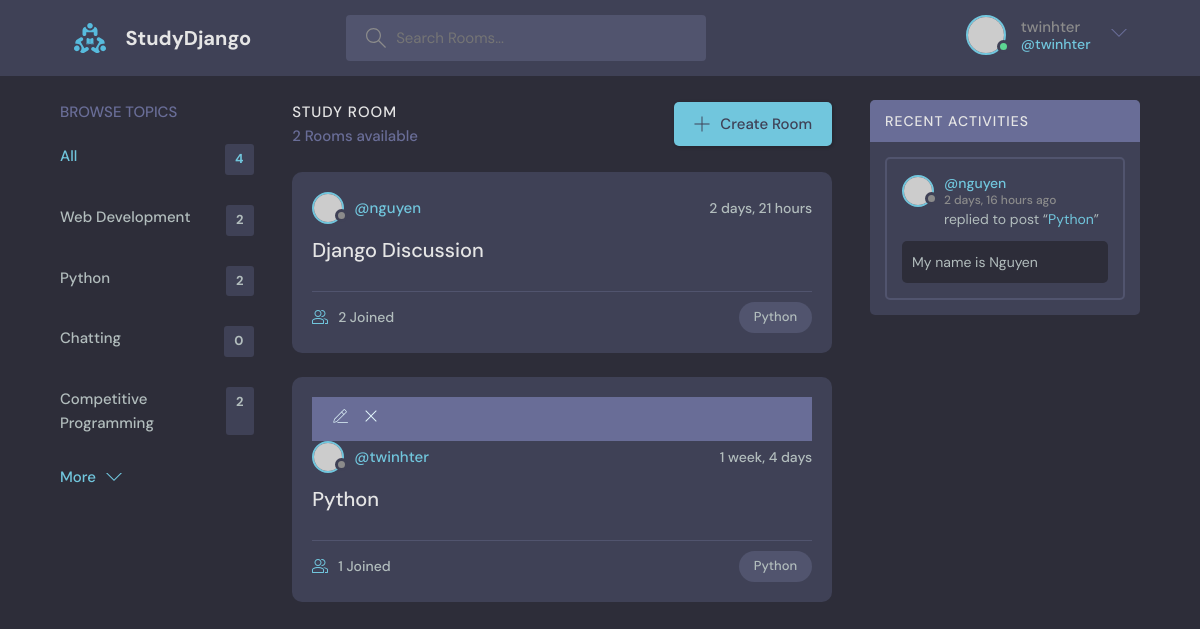
The app's page /?q=Python (signed in) with its own data.
### base/models.py (models this page shows, shortened)
class Topic(models.Model):
    name = models.CharField(max_length = 200)
    def __str__(self) -> str:
        return self.name

class Room(models.Model):
    host = models.ForeignKey(User, on_delete=models.SET_NULL, null=True)
    topic = models.ForeignKey(Topic, on_delete=models.SET_NULL, null=True) # add one (topic) to many (Room) relationship
    name = models.CharField(max_length = 200)
    description = models.TextField(null = True, blank=True)
    participants = models.ManyToManyField(User, related_name='participants', blank=True) # Many to many relationship
    update = models.DateTimeField(auto_now = True)
    created = models.DateTimeField(auto_now_add = True)
    class Meta:
        ordering = ['-update', '-created']

class Message(models.Model):
    user = models.ForeignKey(User, on_delete=models.CASCADE) # Set one (user) to many (message) relationship
    room = models.ForeignKey(Room, on_delete=models.CASCADE) # Set one (room) to many (message) relationship
    body = models.TextField()
    update = models.DateTimeField(auto_now = True)
    created = models.DateTimeField(auto_now_add = True)
    class Meta:
        ordering = ['-update', '-created']
    def __str__(self) -> str:
        return self.body[0:20]

### base/views.py (the view)
# urls.py: path('', views.home, name = 'home'),
def home(request):
    q = request.GET.get('q') if request.GET.get('q') != None else ''
    rooms = Room.objects.filter(
        Q(topic__name__istartswith = q) |
        Q(name__contains = q) |
        Q(host__username__istartswith = q)
    ) # For search
    room_count = rooms.count()
    topics = Topic.objects.all()
    room_messages = Message.objects.filter(
        Q(room__topic__name__icontains = q)
    )
    context = {'rooms':rooms, 'topics': topics, 'room_count': room_count, 'room_messages': room_messages}
    return render(request, 'base/home.html', context)

### base/templates/base/home.html (shortened to what this page needs)
{% extends 'main.html' %}
{% block content %}
<main class="layout layout--3">
    <div class="container">
    {% include 'base/topic_component.html' %}
    <div class="roomList">
        <div class="roomList__header">
        <div>
            <h2>Study Room</h2>
            <p>{{room_count}} Rooms available</p>
        </div>
        <a class="btn btn--main" href="{% url 'createRoom' %}">
            <svg version="1.1" xmlns="http://www.w3.org/2000/svg" width="32" height="32" viewBox="0 0 32 32">
            <title>add</title>
            <path
                d="M16.943 0.943h-1.885v14.115h-14.115v1.885h14.115v14.115h1.885v-14.115h14.115v-1.885h-14.115v-14.115z"
            ></path>
            </svg>
            Create Room
        </a>
        </div>
        {% include 'base/feed_component.html' %}
    </div>
    {% include 'base/activity_component.html' %}
    </div>
</main>
{% endblock %}

### templates/navbar.html (shortened to what this page needs)
{% load static %}
<header class="header header--loggedIn">
    <div class="container">
      <a href="{% url 'home' %}" class="header__logo">
        <img src="{% static 'images/logo.svg' %}" />
        <h1>StudyDjango</h1>
      </a>
      <form class="header__search" method="GET" action="{% url 'home' %}">
        <label>
          <input type="text" placeholder="Search Rooms..." name="q">
        </label>
      </form>
      <nav class="header__menu">
        {% if request.user.is_authenticated %}
        <div class="header__user">
          <a href="{% url 'profile' request.user.id %}">
            <div class="avatar avatar--medium active">
              <img src="https://randomuser.me/api/portraits/men/37.jpg" />
            </div>
            <p>{{request.user}}<span>@{{request.user}}</span></p>
          </a>
          <button class="dropdown-button">
            <svg version="1.1" xmlns="http://www.w3.org/2000/svg" width="32" height="32" viewBox="0 0 32 32">
              <title>chevron-down</title>
              <path d="M16 21l-13-13h-3l16 16 16-16h-3l-13 13z"></path>
            </svg>
          </button>
        </div>
        {% else %}
        <a href="{% url 'login' %}">
          <img src="{% static 'images/avatar.svg' %}" />
          <p>Login</p>
        </a>
        {% endif %}
      </nav>
    </div>
  </header>

### base/templates/base/topic_component.html
<div class="topics">
    <div class="topics__header">
    <h2>Browse Topics</h2>
    </div>
    <ul class="topics__list">
    <li>
        <a href="{% url 'home' %}" class="active">All <span>{{topics.count}}</span></a>
    </li>
    {% for topic in topics %}
    <li>
        <a href="{% url 'home' %}?q={{topic.name}}">{{topic.name}} <span>{{topic.room_set.all.count}}</span></a>
    </li>
    {% endfor %}
    </ul>
    <a class="btn btn--link" href="topics.html">
    More
    <svg version="1.1" xmlns="http://www.w3.org/2000/svg" width="32" height="32" viewBox="0 0 32 32">
        <title>chevron-down</title>
        <path d="M16 21l-13-13h-3l16 16 16-16h-3l-13 13z"></path>
    </svg>
    </a>
</div>

### base/templates/base/feed_component.html (shortened to what this page needs)
{% for room in rooms %}
<div class="roomListRoom">
    {% if request.user == room.host %}
    <div class="room__top">
        <div class="room__topRight">
          <a href="{% url 'updateRoom' room.id %}">
          </a>
          <a href="{% url 'deleteRoom' room.id %}">
            <svg version="1.1" xmlns="http://www.w3.org/2000/svg" width="32" height="32" viewBox="0 0 32 32">
              <title>remove</title>
              <path
                d="M27.314 6.019l-1.333-1.333-9.98 9.981-9.981-9.981-1.333 1.333 9.981 9.981-9.981 9.98 1.333 1.333 9.981-9.98 9.98 9.98 1.333-1.333-9.98-9.98 9.98-9.981z"
              ></path>
            </svg>
          </a>
        </div>
    </div>
    {% endif %}
    <div class="roomListRoom__header">
        <a href="{% url 'profile' room.host.id %}" class="roomListRoom__author">
        <div class="avatar avatar--small">
            <img src="https://randomuser.me/api/portraits/women/11.jpg" />
        </div>
        <span>@{{room.host.username}}</span>
        </a>
        <div class="roomListRoom__actions">
        <span>{{room.created|timesince}}</span>
        </div>
    </div>
    <div class="roomListRoom__content">
        <a href="{% url 'room' room.id %}">{{room.name}}</a>
    </div>
    <div class="roomListRoom__meta">
        <a href="{% url 'room' room.id %}" class="roomListRoom__joined">
        {{room.participants.all.count}} Joined
        </a>
        <p class="roomListRoom__topic">{{room.topic}}</p>
    </div>
</div>
{% endfor %}

### base/templates/base/activity_component.html (shortened to what this page needs)
<div class="activities">
    <div class="activities__header">
    <h2>Recent Activities</h2>
    </div>
    {% for message in room_messages %}
    <div class="activities__box">
    <div class="activities__boxHeader roomListRoom__header">
        <a href="{% url 'profile' message.user.id %}" class="roomListRoom__author">
        <div class="avatar avatar--small">
            <img src="https://randomuser.me/api/portraits/women/11.jpg" />
        </div>
        <p>
            @{{message.user}}
            <span>{{message.created|timesince}} ago</span>
        </p>
        </a>
    </div>
    <div class="activities__boxContent">
        <p>replied to post “<a href="{% url 'room' message.room.id %}">{{message.room.name}}</a>”</p>
        <div class="activities__boxRoomContent">
        {{message}}
        </div>
    </div>
    </div>
    {% endfor %}
</div>

### records on screen
Topic: name "Web Development", room_set.all.count "2"
Topic: name "Python", room_set.all.count "2"
Topic: name "Chatting", room_set.all.count "0"
Topic: name "Competitive Programming", room_set.all.count "2"
Room: host.username "nguyen", created "2 days, 21 hours", name "Django Discussion", participants.all.count "2", topic "Python"
Room: host.username "twinhter", created "1 week, 4 days", name "Python", participants.all.count "1", topic "Python"
Message: user "nguyen", created "2 days, 16 hours", room.name "Python", body "My name is Nguyen"

### other values on screen
{{ request.user }} "twinhter"
{{ topics.count }} "4"
{{ room_count }} "2"
